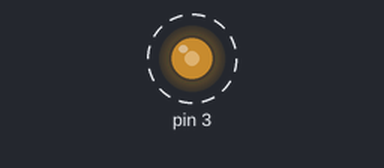
Bench run of a sketch on a simulated Arduino Uno, built with avr-gcc and run on an emulated ATmega328P. Parts: output pins drawn as LEDs (lit = HIGH). Dashed ring = blinking.

Above: at 0.05 s.
Timing chart, 0 to 3.0 s (numbered marks = the images above):
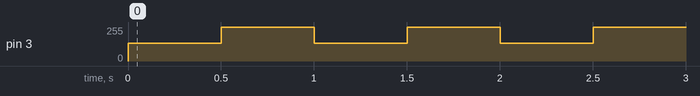

Measured:
- by itself, pin 3: alternates 255/255 for 0.50 s and 133/255 for 0.50 s

The sketch:

1._Analog_write.ino
```cpp
void setup() {
  // put your setup code here, to run once:
 pinMode(3, OUTPUT);
}

void loop() {
   analogWrite(3,133);
   delay(500);
   analogWrite(3,255);
   delay(500);


  // put your main code here, to run repeatedly:

}
```
